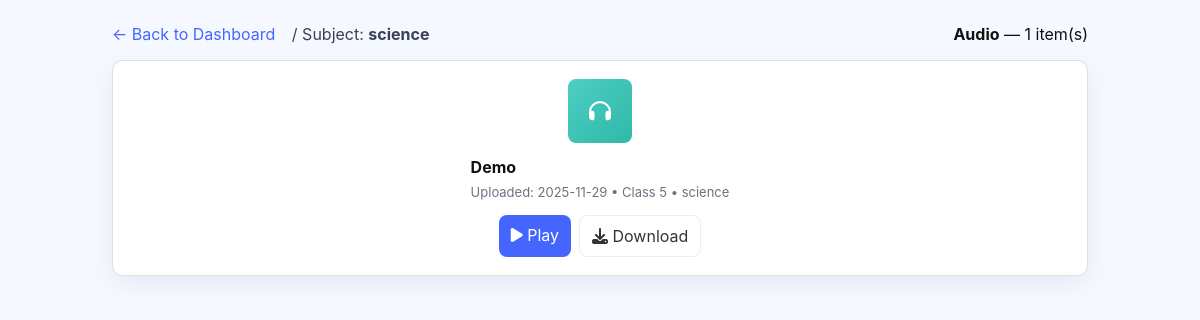
Before: /browse/audio?subject=science (signed in) with the older database file.
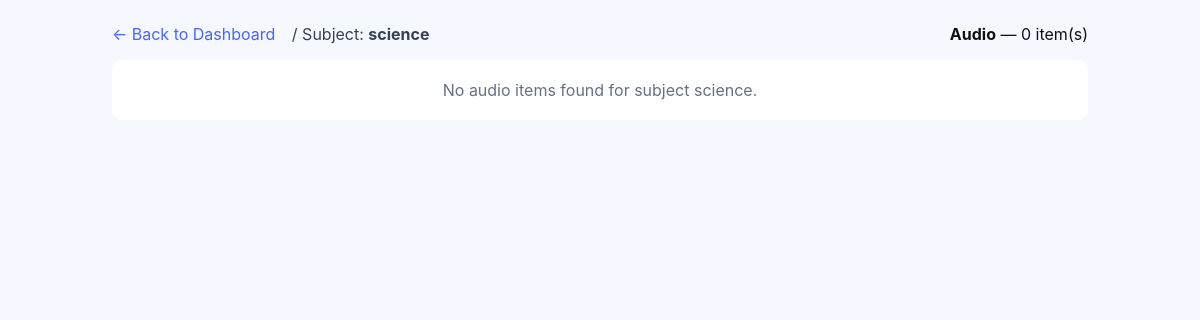
After: the same page with the newer database file.
### app.py (models this page shows)
class Content(db.Model):
    id = db.Column(db.Integer, primary_key=True)
    type = db.Column(db.String(50), nullable=False)
    title = db.Column(db.String(255), nullable=False)
    filename = db.Column(db.String(512), nullable=False)
    description = db.Column(db.Text)
    grade = db.Column(db.String(10), nullable=True)
    subject = db.Column(db.String(64), nullable=True)
    uploaded_at = db.Column(db.DateTime, default=datetime.utcnow)

### app.py (the view)
@app.route('/browse/<feature>')
@login_required
def browse_feature(feature):
    feature = (feature or '').lower()
    allowed = {'video', 'audio', 'notes', 'flashcards'}
    if feature not in allowed:
        return redirect(url_for('dashboard'))
    subject = request.args.get('subject')
    user_grade = current_user.grade if getattr(current_user, 'grade', None) else None
    q = Content.query.filter_by(type=feature)
    if user_grade:
        q = q.filter((Content.grade == None) | (Content.grade == str(user_grade)))
    if subject:
        subj_norm = subject.replace('-', ' ').replace('_', ' ').strip().lower()
        db_subject_normalized = func.lower(
            func.replace(
                func.replace(func.coalesce(Content.subject, ''), '-', ' '),
                '_', ' '
            )
        )
        q = q.filter(db_subject_normalized == subj_norm)
    contents = q.order_by(Content.uploaded_at.desc()).all()
    return render_template('browse.html', contents=contents, feature=feature, subject=subject, current_user=current_user)

### app.py (called while the page is built)
@login_manager.user_loader
def load_user(user_id):
    return User.query.get(int(user_id))

### templates/browse.html (shortened to what this page needs)
<!DOCTYPE html>
<html lang="en">
<head>
  <link rel="stylesheet" href="https://cdnjs.cloudflare.com/ajax/libs/font-awesome/6.4.0/css/all.min.css">
  <link href="{{ url_for('static', filename='css/bootstrap.min.css') }}" rel="stylesheet">
</head>
<body>
  <div class="container">
    <div class="toolbar">
      <div>
        <a class="back" href="{{ url_for('dashboard') }}">&larr; Back to Dashboard</a>
        {% if subject %}<span style="margin-left:12px;color:#374151"> / Subject: <strong>{{ subject }}</strong></span>{% endif %}
      </div>
      <div><strong>{{ feature|capitalize if feature else 'All' }}</strong> — {{ contents|length }} item(s)</div>
    </div>
    {% if contents %}
      {% for c in contents %}
        <div class="card" role="listitem">
          <div class="media-icon {% if c.type=='video' %}video{% elif c.type=='audio' %}audio{% else %}notes{% endif %}">
            {% if c.type=='video' %}<i class="fa-solid fa-video"></i>{% elif c.type=='audio' %}<i class="fa-solid fa-headphones"></i>{% else %}<i class="fa-solid fa-file-pdf"></i>{% endif %}
          </div>
          <div class="meta">
            <div class="title">{{ c.title }}</div>
            <div class="desc">
              Uploaded: {{ c.uploaded_at.strftime('%Y-%m-%d') }}{% if c.grade %} • Class {{ c.grade }}{% endif %}{% if c.subject %} • {{ c.subject }}{% endif %}
            </div>
          </div>
          <div class="actions">
            {% if c.type in ['video','audio'] %}
              <a class="btn btn-primary" href="{{ url_for('uploaded_file', filename=c.filename) }}" target="_blank" rel="noopener"><i class="fa-solid fa-play"></i> Play</a>
            {% else %}
              <a class="btn btn-primary" href="{{ url_for('uploaded_file', filename=c.filename) }}" target="_blank" rel="noopener"><i class="fa-solid fa-eye"></i> View</a>
            {% endif %}
            <a class="btn btn-outline" href="{{ url_for('uploaded_file', filename=c.filename) }}" download><i class="fa-solid fa-download"></i> Download</a>
          </div>
        </div>
      {% endfor %}
    {% else %}
      <div class="empty">No {{ feature }} items found{{ ' for subject ' + subject if subject }}.</div>
    {% endif %}
  </div>
</body>
</html>

### templates/browse.html (style rules this page uses)
body { font-family:Inter,Segoe UI,Roboto,Helvetica,Arial,sans-serif;background:#f6f8ff;color:#111;padding:22px }
.container { max-width:1000px;margin:0 auto }
.toolbar { display:flex;justify-content:space-between;align-items:center;margin-bottom:14px;gap:12px;flex-wrap:wrap }
a.back { color:#4466ff;text-decoration:none }
.empty { color:#657085;padding:18px;text-align:center;background:#fff;border-radius:10px }

Changed rows visible on the page:
no longer on this page (row edited): Content: subject "science", type "Audio", title "Demo", uploaded_at "2025-11-29", grade "5"
Other visible differences:
{{ subject }}: (not shown) → "science"
{{ feature|capitalize if feature else 'All' }}: (not shown) → "Audio"
{{ contents|length }}: "1" → "0"
{{ feature }}: (not shown) → "audio"
{{ ' for subject ' + subject if subject }}: (not shown) → "for subject science"
text now shown: "No items found ."
